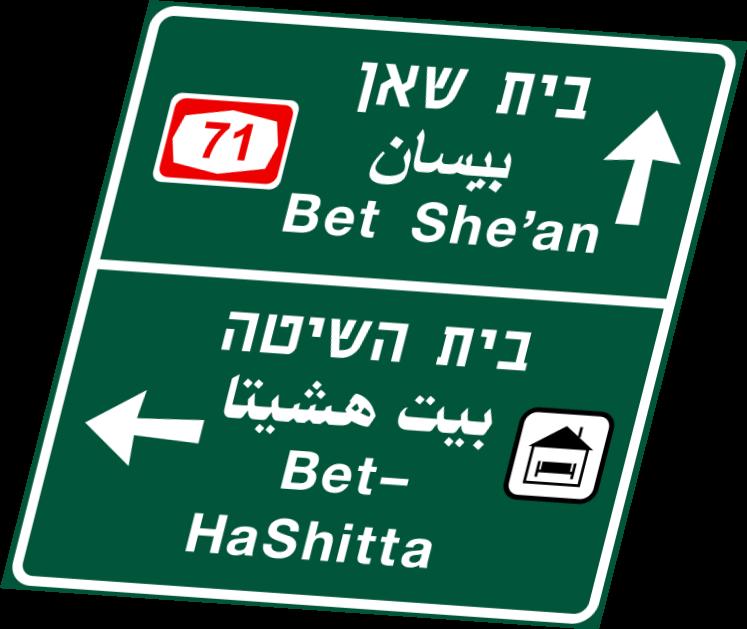
#> input picture sign_distorted.jpg, 747 x 629 px
$ python main.py   (older library calls are emulated)
#> lines starting #> are read from the running program, lines starting #| are printed output that depends on the picture; after the words box and inside, x2 and y2 are one past the last pixel; in counts of white or black regions, pixels touching at a corner belong together
from skimage.measure import compare_ssim
import argparse
import imutils
import cv2 as cv
import numpy as np


def findContour(image):
    contours, hierarchy = cv.findContours(image, cv.RETR_TREE, cv.CHAIN_APPROX_SIMPLE)
    count = 0
    contoursN = contours
    maxC = 0
    #finding the maximum contour
    for  i in range(len(contours)):
        print (cv.contourArea(contours[i]))
        if cv.contourArea(contours[i]) > maxC:
            maxC = cv.contourArea(contours[i])
    print (maxC)
    for  i in range(len(contours)):
        if  cv.contourArea(contours[i]) > maxC*0.03:
            contoursN[count] = cv.approxPolyDP(contours[i],15,True)
            count = count + 1
    print("number of contours:", count)
    return contoursN,count


# load input and convert it to gray scale
imageA = cv.imread("sign_distorted.jpg")
#> imageA is the input picture: shape (629, 747, 3); mean B, G, R 74.8, 90.1, 42.8
grayA = cv.cvtColor(imageA, cv.COLOR_BGR2GRAY)
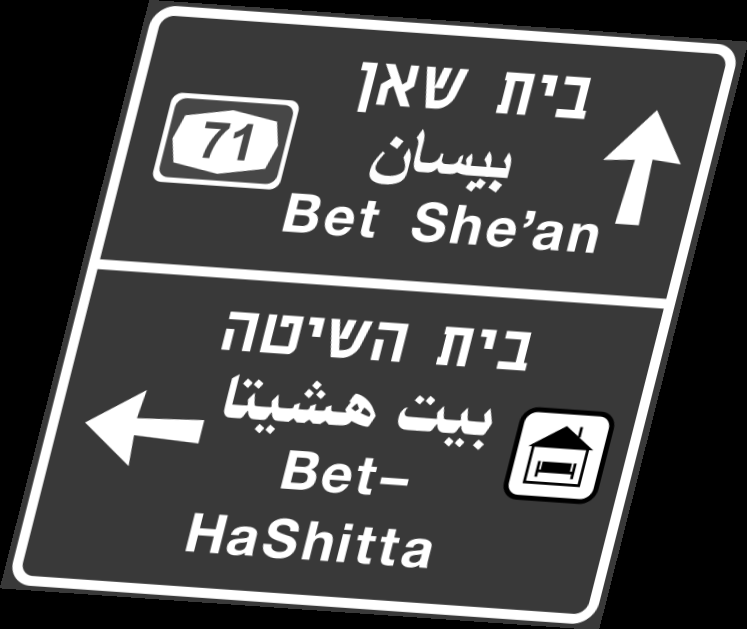
#> grayA: shape (629, 747); min 0, max 255, mean 74.3
cv.imwrite('grayimage.jpg', grayA)

#thresholding
ret,thresh1 = cv.threshold(grayA,200,255,cv.THRESH_BINARY_INV)
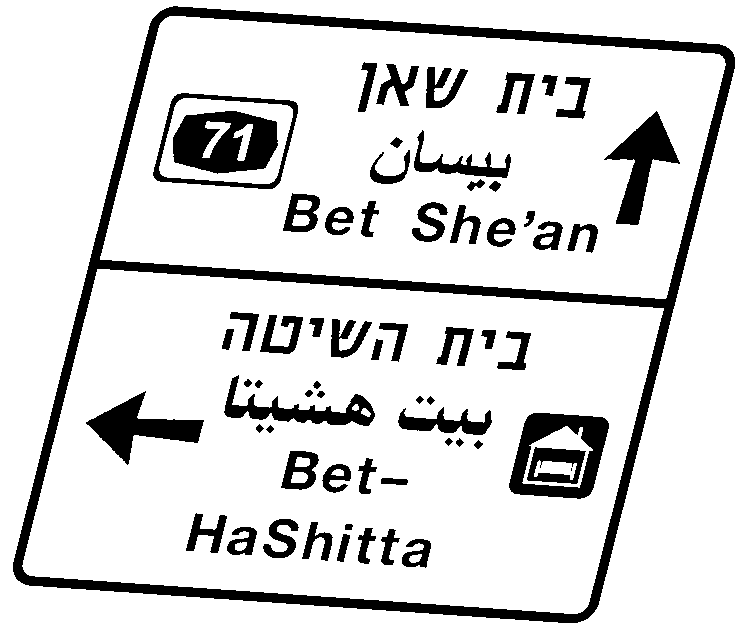
#> thresh1: shape (629, 747); 85.4% white; 65 black regions (1 under 20 px)
cv.imwrite('thresh.jpg', thresh1)
cv.imshow("threshold",thresh1)

#Finding Contours of the sign
contoursN, count = findContour(thresh1)
#> in findContour, `contours, hierarchy = cv.findContours(image, cv.RETR_TREE, cv.CHAIN_AP..`: contours = 86 contours, 2 with area under 20; largest, box (x1, y1, x2, y2) and area: (0, 0, 747, 629) 468488, (12, 5, 736, 624) 345903, (22, 269, 664, 614) 175988, (100, 16, 726, 299) 140342, (152, 92, 299, 190) 11586
#> in findContour, `contoursN = contours`: contoursN has the same summary as contours
#> the loop in findContour, `for  i in range(len(contours)):` made 86 passes
#> maxC on pass 1: 468488
#| 468488.0
#| 345903.0
#| 175987.5
#| 611.0
#| 68.5
#| 231.0
#| 376.0
#| 383.0
#> (further printed lines are left out)
#> after the loop in findContour, `for  i in range(len(contours)):`: maxC = 468488
#| 468488.0
#> the loop in findContour, `for  i in range(len(contours)):` made 86 passes
#> after the loop in findContour, `for  i in range(len(contours)):`: contoursN = 86 contours, 2 with area under 20; largest, box (x1, y1, x2, y2) and area: (0, 0, 747, 629) 468488, (15, 10, 734, 620) 330932, (27, 269, 664, 607) 172336, (100, 16, 726, 299) 140342, (100, 23, 720, 298) 136668; count = 4
#| number of contours: 4
#> count = 4
#printing the approximation
for  i in range(0,count):
    print("contour"+str(i)+" size ="+str(len(contoursN[i])))
#> this loop made 4 passes
#| contour0 size =4
#| contour1 size =4
#| contour2 size =4
#| contour3 size =4

# Triangle Detection
if len(contoursN[0]) == 3:
    hsv = cv.cvtColor(imageA, cv.COLOR_BGR2HSV)
    print("The sign has a shape of a Triangle.")
    lower_green = np.array([50,50,50])
    upper_green = np.array([120,255,255])

    # Threshold the HSV image to get only green colors
    mask = cv.inRange(hsv, lower_green, upper_green)
    cv.imshow("green",mask)
    contoursN1, count1 = findContour(mask)
    if count1 > 0:
                print ("This has a green color.")
                print("traffic lights ahead")
    elif count == 2 or count == 1:
        point1 = contoursN[0][1][0][1]
        point2 = contoursN[0][2][0][1]
        differ = abs(point1 - point2)
        if differ < 11:
            print("dangerous descent.")
        else:
            print("Give Way")
    elif count == 3:
        print("Bumby Road")
# [6 lines of commented-out code are left out]
elif len(contoursN[0]) > 6:
    print("The sign has a shape of a Circle or Octagon.")
    #print("",len(contoursN)-2)
    if count == 1:
        print("No Parking.")
    elif len(contoursN[count-1]) == 9 & len(contoursN[count-2]) == 9 & len(contoursN[count-3]) == 9  :
        print("Circular.")
    elif len(contoursN[count-1]) > 8 or count == 6:
        print("Stop.")
    elif count == 3:
        print("No Entry.")
    elif count == 5:
        print("End Speed Limit.")
    elif count == 4:
        point1 = contoursN[count-1][0][0][0]
        point2 = contoursN[count-1][0][0][1]
        if len(contoursN[count-1]) == 4:
            print("No Entry.")
        elif point1 > point2:
            point1 = contoursN[count-1][0][0][0]
            point2 = contoursN[count-1][1][0][0]
            dif = point2 - point1
            if dif > 5:
                print("Go Straight.")
            else:
                print("Give Way")
        elif count == 3:
            print("Bumby Road")
        elif count == 5:
            print("Traffic Lights Ahead.")

    #Circle Detection
    elif len(contoursN[0]) > 6:
        print("The sign has a shape of a Circle or Octagon.")
        #print("",len(contoursN)-2)
        if count == 1:
            print("No Parking.")
        elif count == 3:
            print("No Entry.")
        elif len(contoursN[count-1]) > 10 :
            print("Stop.")
        elif count == 5:
            print("End Speed Limit.")
        else:
            point1 = contoursN[count-1][0][0][0]
            point2 = contoursN[count-1][0][0][1]
            if point1 > point2:
                point1 = contoursN[count-1][0][0][0]
                point2 = contoursN[count-1][1][0][0]
                dif = point2 - point1
                if dif > 5:
                    print("Go Straight.")
                else:
                    print("Go Right.")
            elif point1 < point2:
                print("Go Left.")

    #Rectangle Detection
    elif len(contoursN[0]) == 4:
        print("The sign has a shape of a Rectangle.")
        hsv = cv.cvtColor(imageA, cv.COLOR_BGR2HSV)
        # define range of blue color in HSV
        lower_blue = np.array([97,50,50])
        upper_blue = np.array([130,255,255])
        # Threshold the HSV image to get only blue colors
        mask = cv.inRange(hsv, lower_blue, upper_blue)
        cv.imshow("blue",mask)
        contoursN1, count1 = findContour(mask)
        if count1 > 0:
            print("This has a blue color.")
            print("Freeway Entry.")
        else:
            lower_yellow = np.array([22,50,50])
            upper_yellow = np.array([32,255,255])
            # Threshold the HSV image to get only blyellow colors
            mask = cv.inRange(hsv, lower_yellow, upper_yellow)
            cv.imshow("yellow",mask)
            contoursN1, count1 = findContour(mask)
            if count1 > 0:
                print ("This has a green color.")
                print("Major Road Sign.")
            else:
                print("end of speed limit")

#Pentagon Detection
elif len(contoursN[0]) == 5:
    print("The sign has a shape of a Pentagon.")
    hsv = cv.cvtColor(imageA, cv.COLOR_BGR2HSV)
    # define range of blue color in HSV
    lower_brown = np.array([0,50,50])
    upper_brown= np.array([30,255,255])
    # Threshold the HSV image to get only brown colors
    mask = cv.inRange(hsv, lower_brown, upper_brown)
    cv.imshow("brown",mask)
    contoursN1, count1 = findContour(mask)
    if count1 > 0:
        print ("this has a brown color.")
        print("Tourist Destination.")
    else:
        print("Local Destination.")

cv.waitKey(0)
